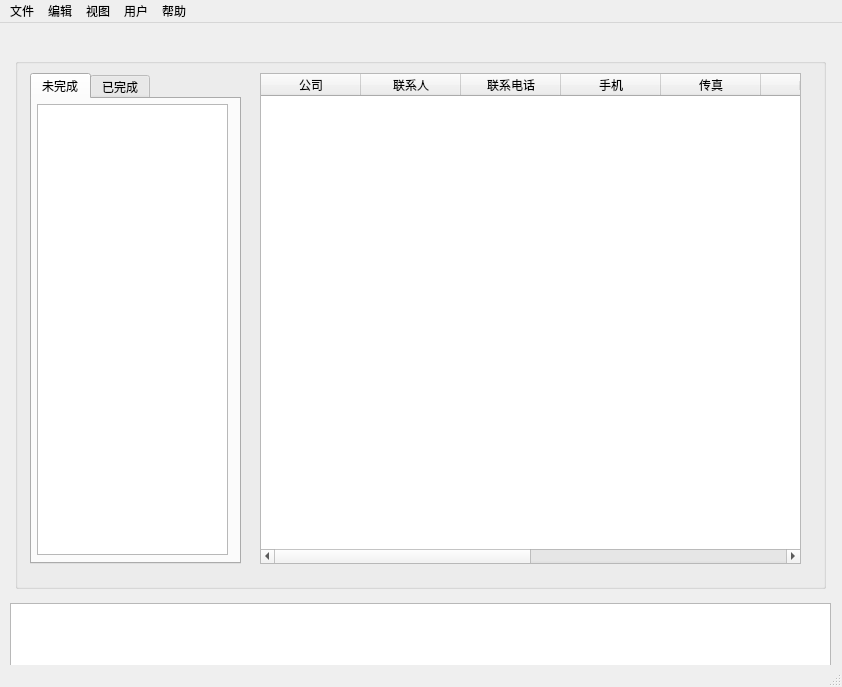
<?xml version="1.0" encoding="UTF-8"?>
<ui version="4.0">
 <class>MainWindow</class>
 <widget class="QMainWindow" name="MainWindow">
  <property name="geometry">
   <rect>
    <x>0</x>
    <y>0</y>
    <width>842</width>
    <height>687</height>
   </rect>
  </property>
  <property name="windowTitle">
   <string>QT</string>
  </property>
  <property name="iconSize">
   <size>
    <width>32</width>
    <height>32</height>
   </size>
  </property>
  <widget class="QWidget" name="centralwidget">
   <widget class="QWidget" name="horizontalLayoutWidget_4">
    <property name="geometry">
     <rect>
      <x>10</x>
      <y>30</y>
      <width>821</width>
      <height>541</height>
     </rect>
    </property>
    <layout class="QGridLayout" name="gdlyMain" rowstretch="1">
     <property name="sizeConstraint">
      <enum>QLayout::SetDefaultConstraint</enum>
     </property>
     <property name="leftMargin">
      <number>5</number>
     </property>
     <property name="topMargin">
      <number>5</number>
     </property>
     <property name="rightMargin">
      <number>5</number>
     </property>
     <property name="bottomMargin">
      <number>5</number>
     </property>
     <item row="0" column="0">
      <widget class="QGroupBox" name="groupBox">
       <property name="title">
        <string/>
       </property>
       <widget class="QWidget" name="horizontalLayoutWidget_3">
        <property name="geometry">
         <rect>
          <x>240</x>
          <y>10</y>
          <width>551</width>
          <height>501</height>
         </rect>
        </property>
        <layout class="QHBoxLayout" name="hzlyTbwResult" stretch="1">
         <property name="leftMargin">
          <number>5</number>
         </property>
         <property name="topMargin">
          <number>5</number>
         </property>
         <property name="rightMargin">
          <number>5</number>
         </property>
         <property name="bottomMargin">
          <number>5</number>
         </property>
         <item>
          <widget class="QTableWidget" name="tbwResult">
           <property name="sizePolicy">
            <sizepolicy hsizetype="Preferred" vsizetype="Preferred">
             <horstretch>0</horstretch>
             <verstretch>0</verstretch>
            </sizepolicy>
           </property>
           <property name="autoFillBackground">
            <bool>true</bool>
           </property>
           <property name="lineWidth">
            <number>2</number>
           </property>
           <property name="midLineWidth">
            <number>1</number>
           </property>
           <property name="wordWrap">
            <bool>false</bool>
           </property>
           <property name="rowCount">
            <number>0</number>
           </property>
           <property name="columnCount">
            <number>10</number>
           </property>
           <column>
            <property name="text">
             <string>公司</string>
            </property>
           </column>
           <column>
            <property name="text">
             <string>联系人</string>
            </property>
           </column>
           <column>
            <property name="text">
             <string>联系电话</string>
            </property>
           </column>
           <column>
            <property name="text">
             <string>手机</string>
            </property>
           </column>
           <column>
            <property name="text">
             <string>传真</string>
            </property>
           </column>
           <column>
            <property name="text">
             <string>邮编</string>
            </property>
           </column>
           <column>
            <property name="text">
             <string>公司主页</string>
            </property>
           </column>
           <column>
            <property name="text">
             <string>公司地址</string>
            </property>
           </column>
           <column>
            <property name="text">
             <string>备注</string>
            </property>
           </column>
           <column/>
          </widget>
         </item>
        </layout>
       </widget>
       <widget class="QWidget" name="horizontalLayoutWidget_5">
        <property name="geometry">
         <rect>
          <x>10</x>
          <y>10</y>
          <width>221</width>
          <height>501</height>
         </rect>
        </property>
        <layout class="QHBoxLayout" name="horizontalLayout">
         <property name="leftMargin">
          <number>5</number>
         </property>
         <property name="topMargin">
          <number>5</number>
         </property>
         <property name="rightMargin">
          <number>5</number>
         </property>
         <property name="bottomMargin">
          <number>5</number>
         </property>
         <item>
          <widget class="QTabWidget" name="tabTasks">
           <property name="sizePolicy">
            <sizepolicy hsizetype="Preferred" vsizetype="Preferred">
             <horstretch>0</horstretch>
             <verstretch>0</verstretch>
            </sizepolicy>
           </property>
           <property name="currentIndex">
            <number>0</number>
           </property>
           <widget class="QWidget" name="tabTaskRuning">
            <property name="statusTip">
             <string>Task is running</string>
            </property>
            <property name="autoFillBackground">
             <bool>false</bool>
            </property>
            <attribute name="title">
             <string>未完成</string>
            </attribute>
            <widget class="QWidget" name="horizontalLayoutWidget">
             <property name="geometry">
              <rect>
               <x>0</x>
               <y>0</y>
               <width>201</width>
               <height>461</height>
              </rect>
             </property>
             <layout class="QHBoxLayout" name="hzlyRunningTask">
              <property name="leftMargin">
               <number>5</number>
              </property>
              <property name="topMargin">
               <number>5</number>
              </property>
              <property name="rightMargin">
               <number>5</number>
              </property>
              <property name="bottomMargin">
               <number>5</number>
              </property>
              <item>
               <widget class="QListWidget" name="listRunningTasks"/>
              </item>
             </layout>
            </widget>
           </widget>
           <widget class="QWidget" name="tabTaskCompleted">
            <attribute name="title">
             <string>已完成</string>
            </attribute>
            <widget class="QWidget" name="horizontalLayoutWidget_2">
             <property name="geometry">
              <rect>
               <x>0</x>
               <y>0</y>
               <width>201</width>
               <height>461</height>
              </rect>
             </property>
             <layout class="QHBoxLayout" name="hzlyCompletedTask">
              <property name="sizeConstraint">
               <enum>QLayout::SetDefaultConstraint</enum>
              </property>
              <property name="leftMargin">
               <number>5</number>
              </property>
              <property name="topMargin">
               <number>5</number>
              </property>
              <property name="rightMargin">
               <number>5</number>
              </property>
              <property name="bottomMargin">
               <number>5</number>
              </property>
              <item>
               <widget class="QListWidget" name="listCompletedTasks"/>
              </item>
             </layout>
            </widget>
           </widget>
          </widget>
         </item>
        </layout>
       </widget>
      </widget>
     </item>
    </layout>
   </widget>
   <widget class="QWidget" name="horizontalLayoutWidget_6">
    <property name="geometry">
     <rect>
      <x>10</x>
      <y>580</y>
      <width>821</width>
      <height>75</height>
     </rect>
    </property>
    <layout class="QHBoxLayout" name="horizontalLayout_2">
     <item>
      <widget class="QListWidget" name="ltOutput"/>
     </item>
    </layout>
   </widget>
  </widget>
  <widget class="QMenuBar" name="menubar">
   <property name="geometry">
    <rect>
     <x>0</x>
     <y>0</y>
     <width>842</width>
     <height>23</height>
    </rect>
   </property>
   <widget class="QMenu" name="menuFile">
    <property name="title">
     <string>文件</string>
    </property>
    <widget class="QMenu" name="menuExport">
     <property name="title">
      <string>Export</string>
     </property>
     <addaction name="actionTo_Excel"/>
     <addaction name="actionTo_File"/>
    </widget>
    <addaction name="actionNew_Task"/>
    <addaction name="menuExport"/>
    <addaction name="actionStop"/>
    <addaction name="actionStopAll"/>
   </widget>
   <widget class="QMenu" name="menuHelp">
    <property name="title">
     <string>帮助</string>
    </property>
   </widget>
   <widget class="QMenu" name="menuUser">
    <property name="title">
     <string>用户</string>
    </property>
    <addaction name="actionRegiste"/>
    <addaction name="actionLogin"/>
    <addaction name="actionLogout"/>
   </widget>
   <widget class="QMenu" name="menuView">
    <property name="title">
     <string>视图</string>
    </property>
   </widget>
   <widget class="QMenu" name="menuEdit">
    <property name="title">
     <string>编辑</string>
    </property>
    <addaction name="actionInsert"/>
   </widget>
   <addaction name="menuFile"/>
   <addaction name="menuEdit"/>
   <addaction name="menuView"/>
   <addaction name="menuUser"/>
   <addaction name="menuHelp"/>
  </widget>
  <widget class="QStatusBar" name="statusbar"/>
  <action name="actionLogin">
   <property name="text">
    <string>Login</string>
   </property>
  </action>
  <action name="actionTo_Excel">
   <property name="text">
    <string>To Excel</string>
   </property>
  </action>
  <action name="actionNew_Task">
   <property name="text">
    <string>New Task</string>
   </property>
   <property name="shortcut">
    <string>Ctrl+N</string>
   </property>
   <property name="shortcutContext">
    <enum>Qt::ApplicationShortcut</enum>
   </property>
  </action>
  <action name="actionRegiste">
   <property name="text">
    <string>Registe</string>
   </property>
   <property name="shortcut">
    <string>Ctrl+R</string>
   </property>
  </action>
  <action name="actionLogout">
   <property name="text">
    <string>Logout</string>
   </property>
  </action>
  <action name="actionTo_File">
   <property name="text">
    <string>To File</string>
   </property>
  </action>
  <action name="actionInsert">
   <property name="text">
    <string>Insert</string>
   </property>
  </action>
  <action name="actionStop">
   <property name="text">
    <string>Stop</string>
   </property>
  </action>
  <action name="actionStopAll">
   <property name="text">
    <string>StopAll</string>
   </property>
  </action>
 </widget>
 <resources/>
 <connections>
  <connection>
   <sender>tbwResult</sender>
   <signal>cellChanged(int,int)</signal>
   <receiver>MainWindow</receiver>
   <slot>itemChanged()</slot>
   <hints>
    <hint type="sourcelabel">
     <x>530</x>
     <y>318</y>
    </hint>
    <hint type="destinationlabel">
     <x>420</x>
     <y>343</y>
    </hint>
   </hints>
  </connection>
  <connection>
   <sender>tabTasks</sender>
   <signal>tabBarClicked(int)</signal>
   <receiver>MainWindow</receiver>
   <slot>tabTasksClicked()</slot>
   <hints>
    <hint type="sourcelabel">
     <x>135</x>
     <y>316</y>
    </hint>
    <hint type="destinationlabel">
     <x>420</x>
     <y>343</y>
    </hint>
   </hints>
  </connection>
  <connection>
   <sender>listCompletedTasks</sender>
   <signal>itemClicked(QListWidgetItem*)</signal>
   <receiver>MainWindow</receiver>
   <slot>completedTasksItemClicked()</slot>
   <hints>
    <hint type="sourcelabel">
     <x>132</x>
     <y>323</y>
    </hint>
    <hint type="destinationlabel">
     <x>420</x>
     <y>343</y>
    </hint>
   </hints>
  </connection>
 </connections>
 <slots>
  <slot>itemChanged()</slot>
  <slot>tabTasksClicked()</slot>
  <slot>completedTasksItemClicked()</slot>
 </slots>
</ui>
